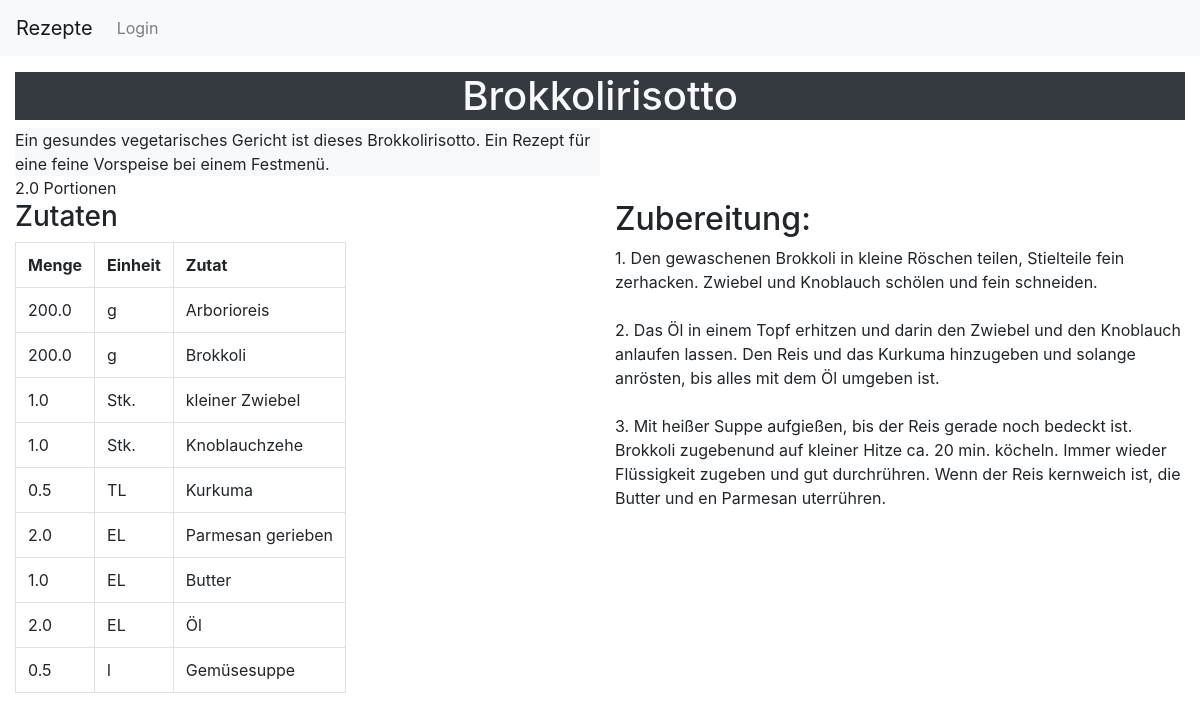
/u/2/r/3/, run on the app's committed database.
### recipe/models.py (models this page shows, shortened)
class Recipe(models.Model):
    author = models.ForeignKey(settings.AUTH_USER_MODEL, on_delete=models.CASCADE, null=True)
    title = models.CharField(max_length=200, default='Title')
    recipe_text = models.TextField()
    description = models.TextField(default='')
    portions = models.FloatField(default=1)

class IngredientList(models.Model):
    recipe = models.ForeignKey(Recipe, on_delete=models.CASCADE)
    ingredient_list_title = models.CharField(max_length=100, default='Zutaten')

class Ingredient(models.Model):
    ingredientList = models.ForeignKey(IngredientList, on_delete=models.CASCADE)
    name = models.CharField(max_length=200, default='')
    amount = models.FloatField(default=0)
    unit = models.CharField(max_length=20, default='')

### recipe/views.py (the view)
# urls.py: path('<int:pk>/', views.DetailView.as_view(), name='recipe'),
class DetailView(generic.DetailView):
    model = Recipe
    template_name = 'recipe/detail.html'

### recipe/templates/recipe/detail.html
{% extends "base.html" %}
{% block content %}
<div class="bg-dark text-light text-center"><h1> {{ recipe.title }} </h1></div>
<div class="bg-light w-50">{{ recipe.description|linebreaksbr }}</div>
{{ recipe.portions }} Portionen
<div class="row">
	<div class="col-md-6">
	{% for ingredientlist in recipe.ingredientlist_set.all %}
	<h3> {{ ingredientlist.ingredient_list_title }} </h3>
		<div>
		<table style="width: auto;" class="table table-bordered">
			<tr>
				<th>Menge</th>
				<th>Einheit</th>
				<th>Zutat</th>
			<tr>
			{% for ingredient in ingredientlist.ingredient_set.all %}
				<tr>
					<td>{{ ingredient.amount }}</td>
					<td>{{ ingredient.unit }}</td>
					<td>{{ ingredient.name }}</td>
				</tr>
			{% endfor %}
		</table>
		</div>
	{% endfor %}
	</div>
	<div class="col-md-6 w-50">
		<h2> Zubereitung: </h2>
		{{ recipe.recipe_text|linebreaksbr }}
	</div>
</div>
{% endblock %}

### templates/base.html (shortened to what this page needs)
{% load static %}
<html>
<head>
	<link rel="stylesheet" href="https://maxcdn.bootstrapcdn.com/bootstrap/4.5.2/css/bootstrap.min.css">
</head>
<body>
<nav class="navbar navbar-expand-lg navbar-light bg-light">
	<a class="navbar-brand" href="{% url 'user_index:index'%}">Rezepte</a>
  <div class="collapse navbar-collapse" id="navbarSupportedContent">
    <ul class="navbar-nav mr-auto">
		{% if user.is_authenticated %}
			<li class="nav-item"><a class="nav-link" href="{% url 'user:user' user.id%}?next={{request.path}}">{{ user.get_username }}</a></li>
			<li class="nav-item"><a class="nav-link" href="{% url 'logout'%}?next={{request.path}}">Logout</a></li>
		{% else %}
			<li class="nav-item"><a class="nav-link" href="{% url 'login'%}?next={{request.path}}">Login</a></li>
		{% endif %}
    </ul>
  </div>
</nav>
	<div class="container-fluid pt-3">
    {% block content %}{% endblock %}
	</div>
</body>
</html>

### data on the page
Recipe: title "Brokkolirisotto", description "Ein gesundes vegetarisches Gericht ist dieses Brokkolirisotto. Ein Rezept für eine feine Vorspeise bei einem Festmenü.", portions "2.0", recipe_text "1. Den gewaschenen Brokkoli in kleine Röschen teilen, Stielteile fein zerhacken. Zwiebel und Knoblauch schölen und fein schneiden. 2. Das Öl in einem Topf erhitzen und darin den Zwiebel und den Knoblauch anlaufen lassen. Den Reis und das Kurkuma hinzugeben und solange anrösten, bis alles mit dem Öl umgeben ist. 3. Mit heißer Suppe aufgießen, bis der Reis gerade noch bedeckt ist. Brokkoli zugebenund auf kleiner Hitze ca. 20 min. köcheln. Immer wieder Flüssigkeit zugeben und gut durchrühren. Wenn der Reis kernweich ist, die Butter und en Parmesan uterrühren."
IngredientList: ingredient_list_title "Zutaten"
Ingredient: amount "200.0", unit "g", name "Arborioreis"
Ingredient: amount "200.0", unit "g", name "Brokkoli"
Ingredient: amount "1.0", unit "Stk.", name "kleiner Zwiebel"
Ingredient: amount "1.0", unit "Stk.", name "Knoblauchzehe"
Ingredient: amount "0.5", unit "TL", name "Kurkuma"
Ingredient: amount "2.0", unit "EL", name "Parmesan gerieben"
Ingredient: amount "1.0", unit "EL", name "Butter"
Ingredient: amount "2.0", unit "EL", name "Öl"
Ingredient: amount "0.5", unit "l", name "Gemüsesuppe"
